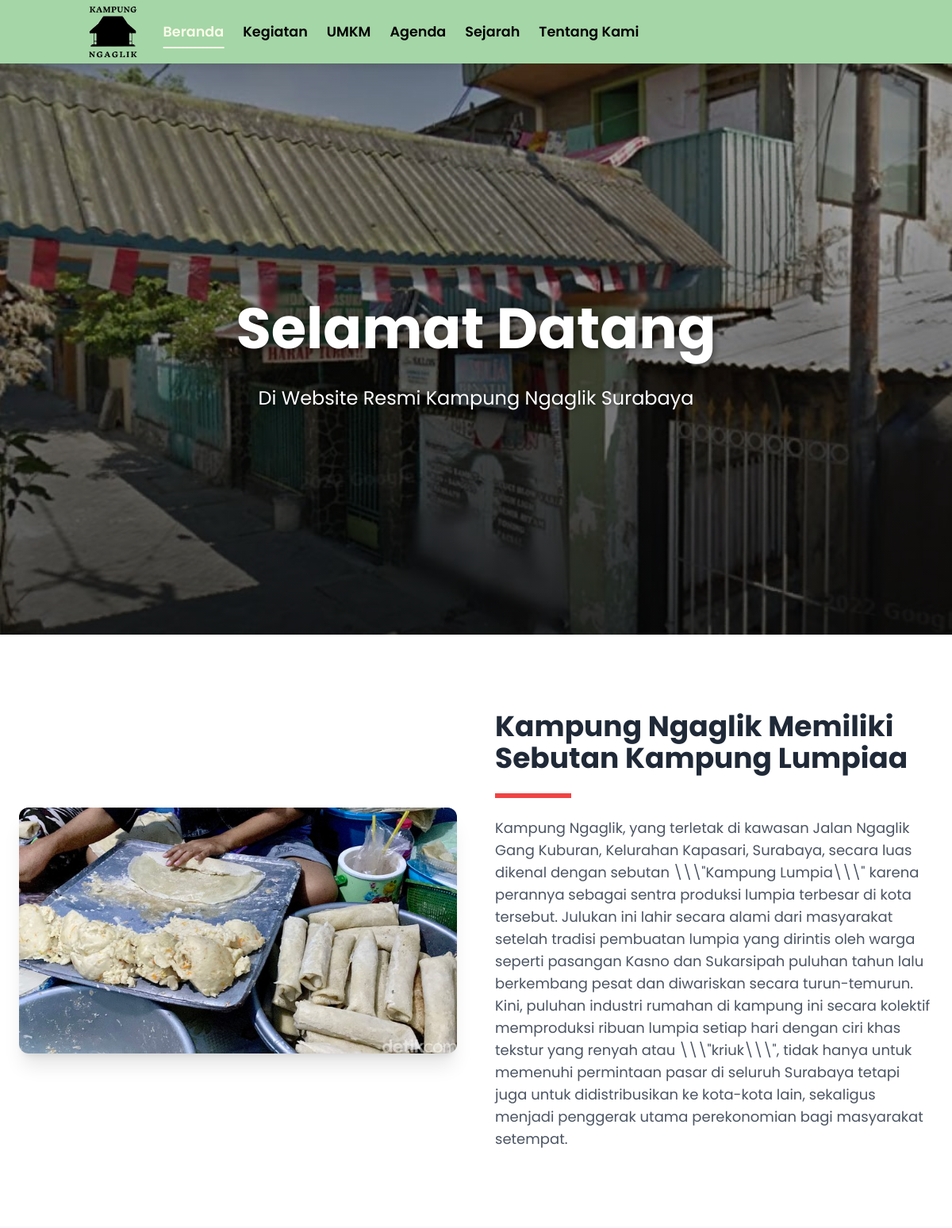
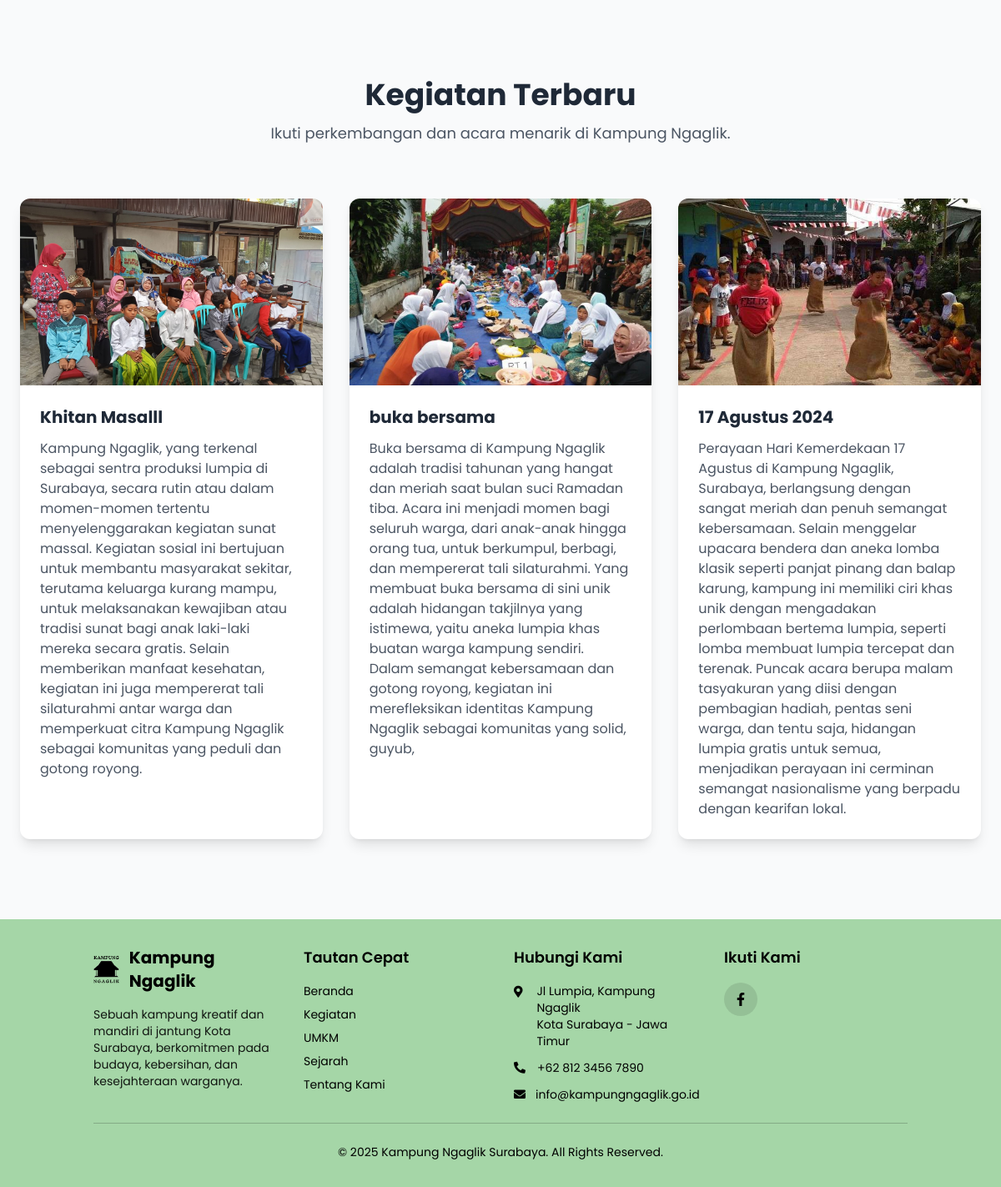
The page / on the database its author committed (2 pictures, top to bottom).
### tables this page shows
CREATE TABLE `beranda` (
  `id` int NOT NULL,
  `judul` varchar(255) NOT NULL,
  `deskripsi` text NOT NULL,
  `gambar` varchar(255) NOT NULL,
  `created_at` timestamp NULL DEFAULT CURRENT_TIMESTAMP,
  `updated_at` datetime DEFAULT NULL
);

CREATE TABLE `berita` (
  `id` int NOT NULL,
  `judul` varchar(255) NOT NULL,
  `deskripsi` text NOT NULL,
  `gambar` varchar(255) NOT NULL,
  `created_at` timestamp NULL DEFAULT CURRENT_TIMESTAMP,
  `deskripsi_singkat` text NOT NULL
);

### index.php (the view, shortened to what this page needs)
<?php
include 'header.php';
include 'koneksi/koneksi.php';
$beranda_query = mysqli_query($conn, "SELECT * FROM beranda ORDER BY id DESC");
$kegiatan_terbaru_query = mysqli_query($conn, "SELECT * FROM berita ORDER BY id DESC LIMIT 3");
?>
<?php
if (basename($_SERVER['PHP_SELF']) == 'index.php') {
    $q = mysqli_query($conn, "SELECT value FROM pengaturan WHERE nama = 'foto benner'");
    $data = mysqli_fetch_assoc($q);
    $banner_image = $data ? $data['value'] : 'benner.png';
?>
    <div class="hero-banner" style="background-image: url('image/<?= htmlspecialchars($banner_image) ?>'); background-size: cover; background-position: center;">
        <div class="hero-banner-content">
            <h1 class="hero-title">Selamat Datang</h1>
            <p class="hero-subtitle">Di Website Resmi Kampung Ngaglik Surabaya</p>
        </div>
    </div>
<?php
}
?>
<div class="bg-white py-20 sm:py-24">
    <div class="container mx-auto px-6 max-w-7xl space-y-20">
        <?php
        $i = 0;
        while ($row = mysqli_fetch_assoc($beranda_query)) {
            $isEven = $i % 2 === 0;
        ?>
        <div class="flex flex-col md:flex-row <?= $isEven ? '' : 'md:flex-row-reverse' ?> items-center gap-12">
            <div class="md:w-1/2">
                <img src="image/<?= htmlspecialchars($row['gambar']) ?>" class="rounded-xl shadow-xl w-full hover:scale-105 transition-transform duration-300" alt="<?= htmlspecialchars($row['judul']) ?>" />
            </div>
            <div class="md:w-1/2">
                <h2 class="text-3xl md:text-4xl font-bold text-gray-800" style="font-family: 'Poppins', sans-serif;"><?= htmlspecialchars($row['judul']) ?></h2>
                <div class="w-24 h-1.5 bg-red-500 my-6"></div>
                <div class="article-content text-lg text-gray-600">
                     <?= nl2br(htmlspecialchars($row['deskripsi'])) ?>
                </div>
            </div>
        </div>
        <?php
            $i++;
        }
        ?>
    </div>
</div>
<div class="py-20 sm:py-24">
    <div class="container mx-auto px-6 max-w-7xl">
        <div class="text-center mb-16">
            <h2 class="text-3xl md:text-4xl font-bold text-gray-800" style="font-family: 'Poppins', sans-serif;">Kegiatan Terbaru</h2>
            <p class="mt-3 text-lg text-gray-600">Ikuti perkembangan dan acara menarik di Kampung Ngaglik.</p>
        </div>
        <div class="grid grid-cols-1 sm:grid-cols-2 lg:grid-cols-3 gap-8">
            <?php while ($row = mysqli_fetch_assoc($kegiatan_terbaru_query)) { ?>
            <a href="kegiatan.php?id=<?= $row['id'] ?>" class="kegiatan-card bg-white rounded-xl shadow-lg overflow-hidden flex flex-col transition-all duration-300 hover:shadow-2xl hover:-translate-y-2">
                <img src="image/<?= htmlspecialchars($row['gambar']) ?>" class="w-full h-56 object-cover" alt="<?= htmlspecialchars($row['judul']) ?>">
                <div class="p-6 flex flex-col flex-1">
                    <h3 class="text-xl font-bold text-gray-800 clamp-2" style="font-family: 'Poppins', sans-serif;"><?= htmlspecialchars($row['judul']) ?></h3>
                    <div class="article-content clamp-3 mt-3 text-gray-600">
                        <?= nl2br(htmlspecialchars($row['deskripsi_singkat'])) ?>
                    </div>
                </div>
            </a>
            <?php } ?>
        </div>
    </div>
</div>
<?php
include 'footer.php';
?>

### header.php (style rules this page uses)
body { font-family: 'Poppins', sans-serif; background-color: #f7fafc; }

### index.php (style rules this page uses)
.hero-banner { height: calc(100vh - 5rem); position: relative; width: 100%; display: flex; align-items: center; justify-content: center; text-align: center; color: white; }
.hero-banner::before { content: ''; position: absolute; top: 0; left: 0; right: 0; bottom: 0; background: linear-gradient(to top, rgba(0,0,0,0.7), rgba(0,0,0,0.2)); }
.hero-banner-content { position: relative; z-index: 10; padding: 1rem; }
.hero-title { font-family: 'Poppins', sans-serif; font-size: clamp(2.5rem, 6vw, 4.5rem); font-weight: 700; text-shadow: 2px 2px 10px rgba(0,0,0,0.5); }
.hero-subtitle { font-family: 'Poppins', sans-serif; font-size: clamp(1.1rem, 3vw, 1.5rem); margin-top: 1rem; max-width: 600px; margin-left: auto; margin-right: auto; text-shadow: 1px 1px 5px rgba(0,0,0,0.5); }

### rows shown on the page
beranda: gambar (picture), judul "Kampung Ngaglik Memiliki Sebutan Kampung Lumpiaa", deskripsi "Kampung Ngaglik, yang terletak di kawasan Jalan Ngaglik Gang Kuburan, Kelurahan Kapasari, Surabaya, secara luas dikenal dengan sebutan \\\\\\\"Kampung Lumpia\\\\\\\" karena perannya sebagai sentra produksi lumpia terbesar di kota tersebut. Julukan ini lahir secara alami dari masyarakat setelah tradisi pembuatan lumpia yang dirintis oleh warga seperti pasangan Kasno dan Sukarsipah puluhan tahun lalu berkembang pesat dan diwariskan secara turun-temurun. Kini, puluhan industri rumahan di kampung ini secara kolektif memproduksi ribuan lumpia setiap hari dengan ciri khas tekstur yang renyah atau \\\\\\\"kriuk\\\\\\\", tidak hanya untuk memenuhi permintaan pasar di seluruh Surabaya tetapi juga untuk…"
berita: gambar (picture), judul "Khitan Masalll", deskripsi_singkat "Kampung Ngaglik, yang terkenal sebagai sentra produksi lumpia di Surabaya, secara rutin atau dalam momen-momen tertentu menyelenggarakan kegiatan sunat massal. Kegiatan sosial ini bertujuan untuk membantu masyarakat sekitar, terutama keluarga kurang mampu, untuk melaksanakan kewajiban atau tradisi sunat bagi anak laki-laki mereka secara gratis. Selain memberikan manfaat kesehatan, kegiatan ini juga mempererat tali silaturahmi antar warga dan memperkuat citra Kampung Ngaglik sebagai komunitas yang peduli dan gotong royong."
berita: gambar (picture), judul "buka bersama", deskripsi_singkat "Buka bersama di Kampung Ngaglik adalah tradisi tahunan yang hangat dan meriah saat bulan suci Ramadan tiba. Acara ini menjadi momen bagi seluruh warga, dari anak-anak hingga orang tua, untuk berkumpul, berbagi, dan mempererat tali silaturahmi. Yang membuat buka bersama di sini unik adalah hidangan takjilnya yang istimewa, yaitu aneka lumpia khas buatan warga kampung sendiri. Dalam semangat kebersamaan dan gotong royong, kegiatan ini merefleksikan identitas Kampung Ngaglik sebagai komunitas yang solid, guyub,"
berita: gambar (picture), judul "17 Agustus 2024", deskripsi_singkat "Perayaan Hari Kemerdekaan 17 Agustus di Kampung Ngaglik, Surabaya, berlangsung dengan sangat meriah dan penuh semangat kebersamaan. Selain menggelar upacara bendera dan aneka lomba klasik seperti panjat pinang dan balap karung, kampung ini memiliki ciri khas unik dengan mengadakan perlombaan bertema lumpia, seperti lomba membuat lumpia tercepat dan terenak. Puncak acara berupa malam tasyakuran yang diisi dengan pembagian hadiah, pentas seni warga, dan tentu saja, hidangan lumpia gratis untuk semua, menjadikan perayaan ini cerminan semangat nasionalisme yang berpadu dengan kearifan lokal."
